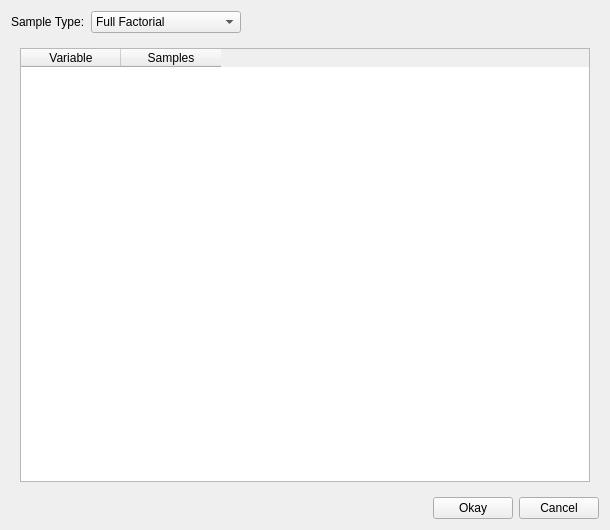
<?xml version="1.0" encoding="UTF-8"?>
<ui version="4.0">
 <class>optSampleGenDialog</class>
 <widget class="QDialog" name="optSampleGenDialog">
  <property name="geometry">
   <rect>
    <x>0</x>
    <y>0</y>
    <width>610</width>
    <height>530</height>
   </rect>
  </property>
  <property name="windowTitle">
   <string>Dialog</string>
  </property>
  <layout class="QVBoxLayout" name="verticalLayout">
   <item>
    <layout class="QHBoxLayout" name="horizontalLayout_2">
     <item>
      <widget class="QLabel" name="label">
       <property name="text">
        <string>Sample Type:</string>
       </property>
      </widget>
     </item>
     <item>
      <widget class="QComboBox" name="typeCombo">
       <property name="minimumSize">
        <size>
         <width>150</width>
         <height>0</height>
        </size>
       </property>
       <item>
        <property name="text">
         <string>Full Factorial</string>
        </property>
       </item>
       <item>
        <property name="text">
         <string>Load From File</string>
        </property>
       </item>
      </widget>
     </item>
     <item>
      <spacer name="horizontalSpacer_2">
       <property name="orientation">
        <enum>Qt::Horizontal</enum>
       </property>
       <property name="sizeHint" stdset="0">
        <size>
         <width>40</width>
         <height>20</height>
        </size>
       </property>
      </spacer>
     </item>
    </layout>
   </item>
   <item>
    <widget class="QStackedWidget" name="stackedWidget">
     <property name="currentIndex">
      <number>0</number>
     </property>
     <widget class="QWidget" name="page">
      <layout class="QVBoxLayout" name="verticalLayout_2">
       <item>
        <widget class="QTableWidget" name="ffactTable">
         <column>
          <property name="text">
           <string>Variable</string>
          </property>
         </column>
         <column>
          <property name="text">
           <string>Samples</string>
          </property>
         </column>
        </widget>
       </item>
      </layout>
     </widget>
     <widget class="QWidget" name="page_3">
      <layout class="QVBoxLayout" name="verticalLayout_4">
       <item>
        <layout class="QHBoxLayout" name="horizontalLayout_3">
         <item>
          <widget class="QLabel" name="label_2">
           <property name="text">
            <string>File:</string>
           </property>
          </widget>
         </item>
         <item>
          <widget class="QLineEdit" name="FileEdit"/>
         </item>
         <item>
          <widget class="QPushButton" name="FileButton">
           <property name="text">
            <string>Browse</string>
           </property>
          </widget>
         </item>
        </layout>
       </item>
       <item>
        <spacer name="verticalSpacer">
         <property name="orientation">
          <enum>Qt::Vertical</enum>
         </property>
         <property name="sizeHint" stdset="0">
          <size>
           <width>20</width>
           <height>400</height>
          </size>
         </property>
        </spacer>
       </item>
      </layout>
     </widget>
    </widget>
   </item>
   <item>
    <layout class="QHBoxLayout" name="horizontalLayout">
     <item>
      <spacer name="horizontalSpacer">
       <property name="orientation">
        <enum>Qt::Horizontal</enum>
       </property>
       <property name="sizeHint" stdset="0">
        <size>
         <width>40</width>
         <height>20</height>
        </size>
       </property>
      </spacer>
     </item>
     <item>
      <widget class="QPushButton" name="okayButton">
       <property name="text">
        <string>Okay</string>
       </property>
       <property name="icon">
        <iconset resource="../icons.qrc">
         <normaloff>:/icons/icons/check.svg</normaloff>:/icons/icons/check.svg</iconset>
       </property>
      </widget>
     </item>
     <item>
      <widget class="QPushButton" name="cancelButton">
       <property name="text">
        <string>Cancel</string>
       </property>
       <property name="icon">
        <iconset resource="../icons.qrc">
         <normaloff>:/icons/icons/delete.svg</normaloff>:/icons/icons/delete.svg</iconset>
       </property>
      </widget>
     </item>
    </layout>
   </item>
  </layout>
 </widget>
 <resources>
  <include location="foqus_lib.gui.icons.qrc"/>
 </resources>
 <connections>
  <connection>
   <sender>typeCombo</sender>
   <signal>currentIndexChanged(int)</signal>
   <receiver>stackedWidget</receiver>
   <slot>setCurrentIndex(int)</slot>
   <hints>
    <hint type="sourcelabel">
     <x>148</x>
     <y>20</y>
    </hint>
    <hint type="destinationlabel">
     <x>842</x>
     <y>54</y>
    </hint>
   </hints>
  </connection>
 </connections>
</ui>
